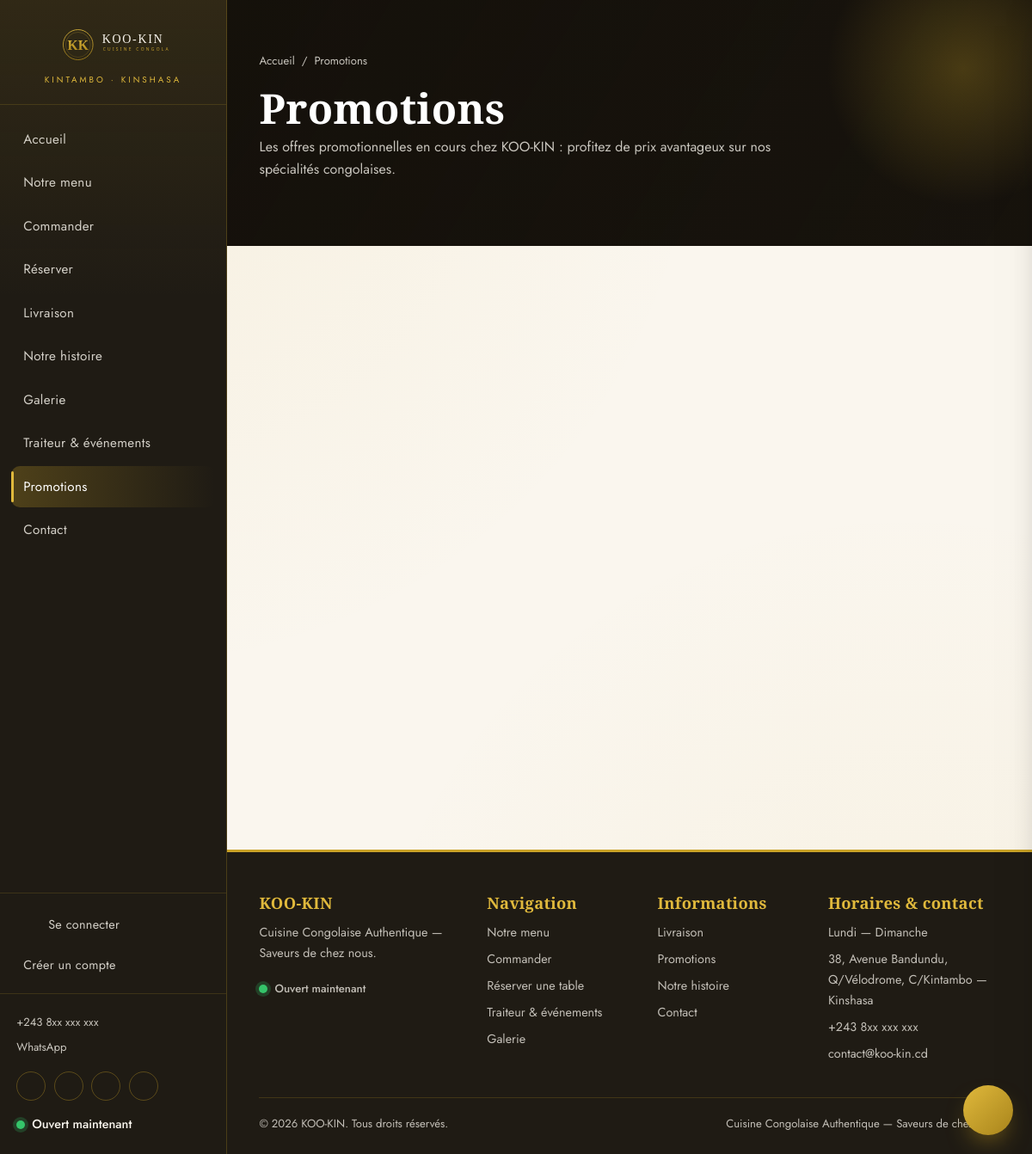
Page /promotions.php on the earlier database version.
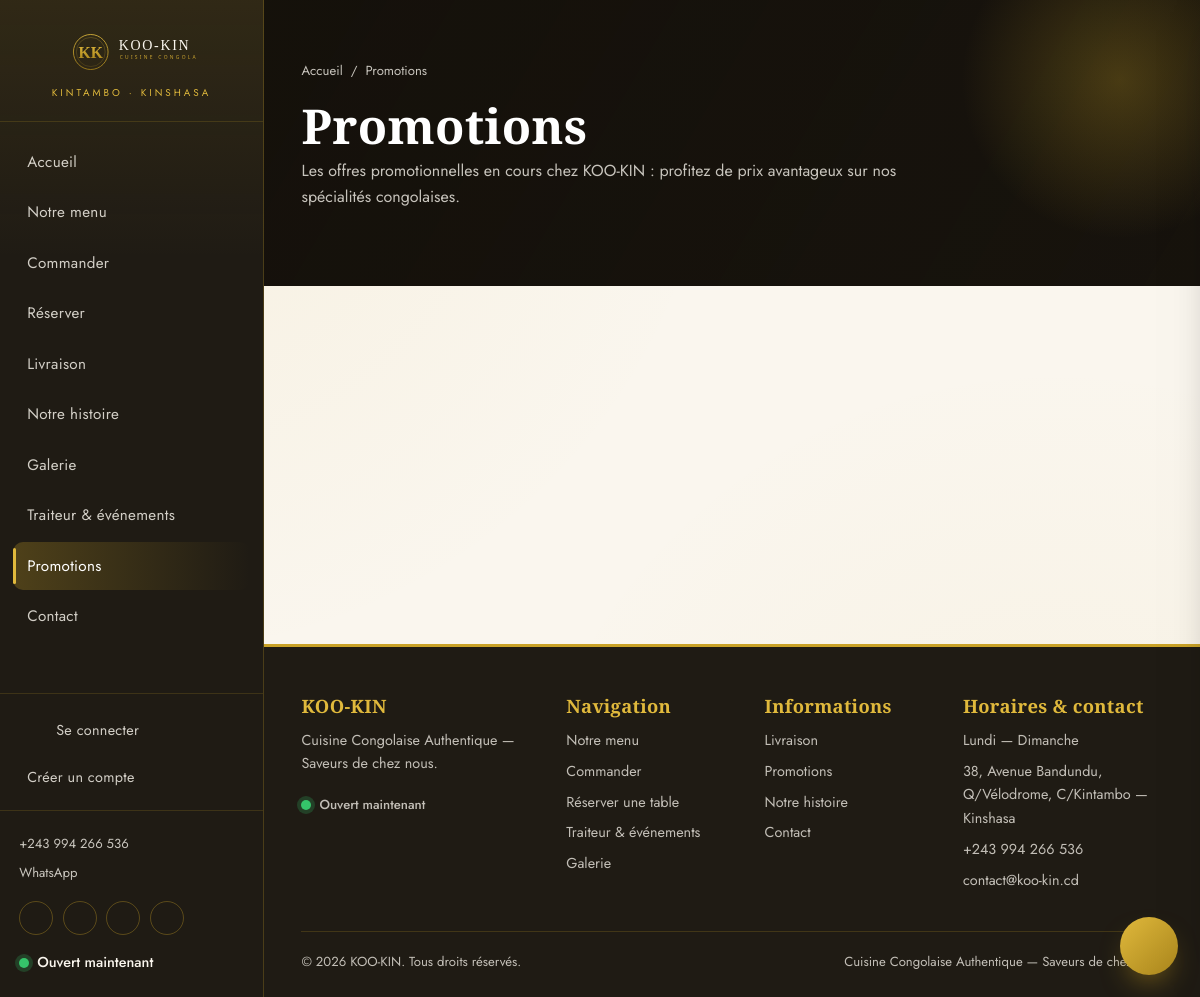
Same page on the later database version.
### tables this page shows
CREATE TABLE `parametres_site` (
  `id` INT UNSIGNED NOT NULL AUTO_INCREMENT,
  `cle` VARCHAR(100) NOT NULL,
  `valeur` TEXT NULL,
  `description` VARCHAR(255) NULL,
  PRIMARY KEY (`id`),
  UNIQUE KEY `uq_parametres_cle` (`cle`)
);

### promotions.php (the view, shortened to what the changed rows need)
<?php
require BASE_PATH . 'includes/front/header.php';
require BASE_PATH . 'includes/front/entete-page.php';
?>
<?php require BASE_PATH . 'includes/front/footer.php';

### classes/core/Config.php (called while the page is built, shortened)
<?php
class Config
{
    private static ?array $items = null;
    public static function load(array $data): void
    {
        self::$items = $data;
    }
    public static function get(string $key, mixed $default = null): mixed
    {
        $segments = explode('.', $key);
        $value = self::$items;
        foreach ($segments as $segment) {
            if (!is_array($value) || !array_key_exists($segment, $value)) {
                return $default;
            }
            $value = $value[$segment];
        }
        return $value;
    }
}

### includes/functions.php (called while the page is built, shortened)
<?php
function config(string $key, mixed $default = null): mixed
{
    return Config::get($key, $default);
}
function db(): ?Database
{
    try {
        return Database::instance();
    } catch (\Throwable) {
        return null;
    }
}
function e(mixed $value): string
{
    return htmlspecialchars((string) $value, ENT_QUOTES, 'UTF-8');
}
function url(string $path = ''): string
{
    $base = rtrim((string) config('app.url'), '/');
    if (!str_starts_with($path, '/')) {
        $path = '/' . $path;
    }
    return $base . $path;
}
function asset(string $path): string
{
    return url('assets/' . ltrim($path, '/'));
}
function param(string $cle, mixed $default = null): mixed
{
    $row = db()?->one('SELECT `valeur` FROM parametres_site WHERE `cle` = ?', [$cle]);
    return $row === null ? $default : $row['valeur'];
}

### classes/core/Database.php (called while the page is built, shortened)
<?php
class Database
{
    private static ?Database $instance = null;
    private PDO $pdo;
    private function __construct(array $cfg)
    {
        $dsn = sprintf(
            'mysql:host=%s;port=%d;dbname=%s;charset=%s',
            $cfg['host'],
            $cfg['port'],
            $cfg['name'],
            $cfg['charset']
        );
        try {
            $this->pdo = new PDO($dsn, $cfg['user'], $cfg['pass'], [
                PDO::ATTR_ERRMODE            => PDO::ERRMODE_EXCEPTION,
                PDO::ATTR_DEFAULT_FETCH_MODE => PDO::FETCH_ASSOC,
                PDO::ATTR_EMULATE_PREPARES   => false,
            ]);
        } catch (PDOException $e) {
            throw new RuntimeException('Connexion à la base de données impossible : ' . $e->getMessage());
        }
    }
    public static function init(array $cfg): void
    {
        if (self::$instance === null) {
            self::$instance = new self($cfg);
        }
    }
    public static function instance(): self
    {
        return self::$instance;
    }
    public function run(string $sql, array $params = []): \PDOStatement
    {
        $stmt = $this->pdo->prepare($sql);
        $stmt->execute($params);
        return $stmt;
    }
    public function one(string $sql, array $params = []): ?array
    {
        $row = $this->run($sql, $params)->fetch();
        return $row === false ? null : $row;
    }
}

### promotions.php (the view, shortened to what the changed rows need)
<?php
require BASE_PATH . 'includes/front/header.php';
require BASE_PATH . 'includes/front/entete-page.php';
?>
<?php require BASE_PATH . 'includes/front/footer.php';

### includes/front/header.php (shortened to what the changed rows need)
<?php
$phone = (string) param('telephone', '+243 994 266 536');
$whatsapp = (string) param('whatsapp', '243994266536');
$horaireDuJour = db()->one(
    'SELECT ouverture, fermeture, ferme FROM horaires WHERE id = ? LIMIT 1',
    [(int) date('N')]
);
$statut = 'ferme';
if ($horaireDuJour && (int) $horaireDuJour['ferme'] === 0 && $horaireDuJour['ouverture'] && $horaireDuJour['fermeture']) {
    $now = time();
    $ouvre = strtotime('today ' . $horaireDuJour['ouverture']);
    $ferme = strtotime('today ' . $horaireDuJour['fermeture']);
    $statut = ($now >= $ouvre && $now <= $ferme) ? 'ouvert' : 'ferme';
}
?>
<!doctype html>
<html lang="fr">
<head>
    <link rel="stylesheet" href="<?= e(asset('css/style.css')) ?>">
</head>
<body>
<aside class="sidebar" id="sidebar" aria-label="Navigation principale">
    <div class="sidebar__contact">
        <a href="tel:<?= e(preg_replace('/\s+/', '', $phone)) ?>"><?= e($phone) ?></a>
        <a href="https://wa.me/<?= e($whatsapp) ?>" target="_blank" rel="noopener">WhatsApp</a>
        <div class="sidebar__social">
            <a href="<?= e((string) param('facebook', '#')) ?>" target="_blank" rel="noopener" aria-label="Facebook"><?= icone('facebook') ?></a>
            <a href="<?= e((string) param('instagram', '#')) ?>" target="_blank" rel="noopener" aria-label="Instagram"><?= icone('instagram') ?></a>
            <a href="<?= e((string) param('tiktok', '#')) ?>" target="_blank" rel="noopener" aria-label="TikTok"><?= icone('tiktok') ?></a>
            <a href="https://wa.me/<?= e($whatsapp) ?>" target="_blank" rel="noopener" aria-label="WhatsApp"><?= icone('whatsapp') ?></a>
        </div>
        <p class="statut-ouvert <?= $statut === 'ouvert' ? 'ouvert' : 'ferme' ?>" style="margin:1rem 0 0">
            <span class="point"></span>
            <?= $statut === 'ouvert' ? 'Ouvert maintenant' : 'Fermé actuellement' ?>
        </p>
    </div>
</aside>
<div class="page">
    <main id="contenu">

### includes/front/footer.php (shortened to what the changed rows need)
<footer class="footer">
    <div class="conteneur">
        <div class="footer__grid">
            <div>
                <ul>
                    <li><a href="tel:<?= e(preg_replace('/\s+/', '', (string) param('telephone', ''))) ?>"><?= e((string) param('telephone', '')) ?></a></li>
                </ul>
            </div>
        </div>
    </div>
</footer>
</main>
</div>
</body>
</html>

Differences in the rows shown:
changed parametres_site (number 1 of 8 on the later page): valeur "+243 8xx xxx xxx" → "+243 994 266 536"
